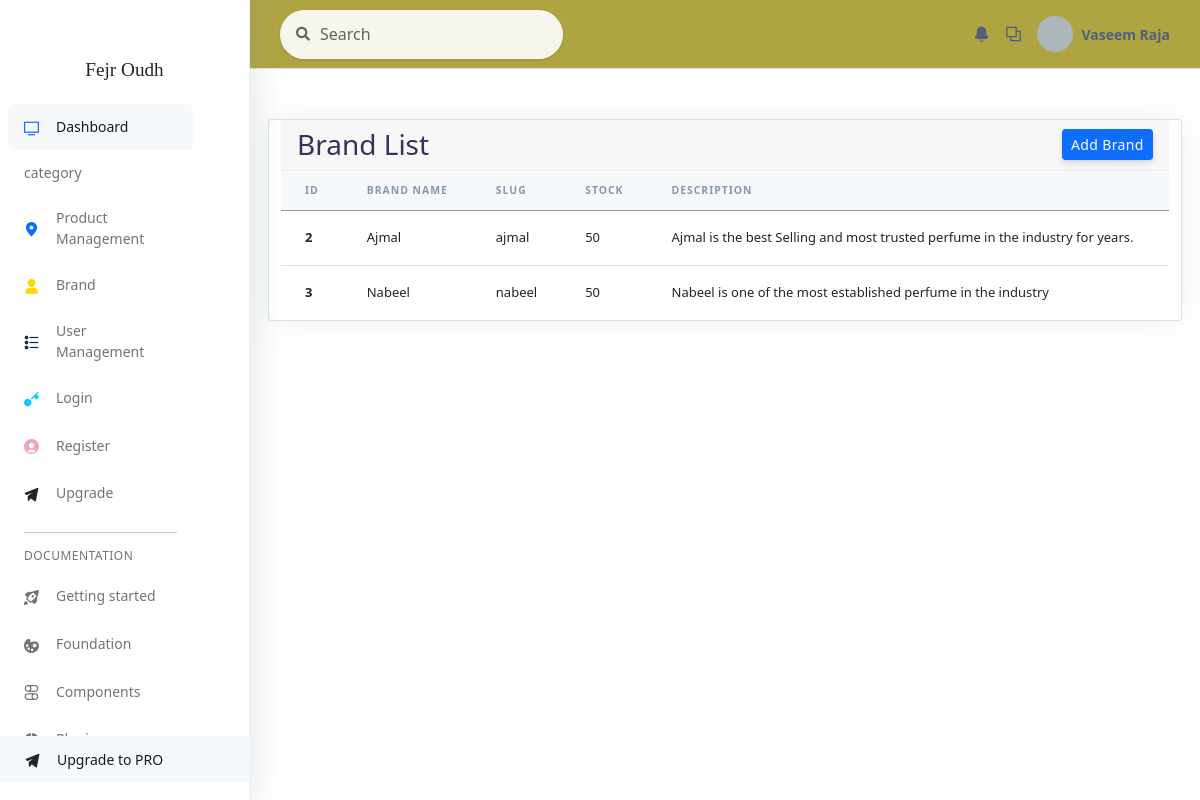
The app's page /adminpanel/brand with its own data.
### brand/models.py (models this page shows, shortened)
class Brand(models.Model):
    brand_name= models.CharField(max_length=100,unique=True)
    slug=models.SlugField(max_length=150,unique=True)
    description=models.TextField(max_length=300,blank=True)
    images=models.ImageField(upload_to='photo/brand')
    stock=models.IntegerField()
    is_available = models.BooleanField(default=True)
    created_date = models.DateTimeField(auto_now_add=True)
    modified_date =models.DateTimeField(auto_now=True)

### admin_panel/views.py (the view)
# urls.py: path('brand',views.brand,name='brand'),
def brand(request):
    brand=Brand.objects.all()
    context={'brand':brand}
    return render(request,'adminpanel/brand.html',context)

### cart/contextprocessors.py (called while the page is built, shortened)
def counter(request):
    cart_count=0
    if 'admin' in request.path:
        return{}
    return dict(cart_count=cart_count)

### category/context_processors.py (called while the page is built)
def menu_links(request):
    links=Category.objects.all()
    return dict(links=links)

### templates/adminpanel/brand.html (shortened to what this page needs)
{% include 'adminpanel/adminbase.html'%}
{% include 'adminpanel/nav.html' %}
{% load static %}
{% load static %}
<!DOCTYPE html>
<html>
<head>
    <link rel="stylesheet" href="{% static 'adminstyle/vendor/nucleo/css/nucleo.css' %}" type="text/css">
    <link rel="stylesheet" href="{% static 'adminstyle/vendor/%40fortawesome/fontawesome-free/css/all.min.css' %}"
        type="text/css">
    <link rel="stylesheet" href="{% static 'adminstyle/css/argon.min5438.css' %}" type="text/css">
</head>
<body>
    <nav class="sidenav navbar navbar-vertical  fixed-left  navbar-expand-xs navbar-light bg-white" id="sidenav-main">
        <div class="scrollbar-inner">
            <div class="sidenav-header  align-items-center">
                <a class="navbar-brand" href="javascript:void(0)">
                    <a style="font-family: 'Redressed', cursive; font-size: larger">Fejr Oudh </a>
                </a>
            </div>
            <div class="navbar-inner">
                <div class="collapse navbar-collapse" id="sidenav-collapse-main">
                    <ul class="navbar-nav">
                        <li class="nav-item">
                            <a class="nav-link active" href="examples/dashboard.html">
                                <i class="ni ni-tv-2 text-primary"></i>
                                <span class="nav-link-text">Dashboard</span>
                            </a>
                        </li>
                        <li class="nav-item">
                            <a class="nav-link" href="{% url 'category'%}">
                                <span class="nav-link-text">category</span>
                            </a>
                        </li>
                        <li class="nav-item">
                            <a class="nav-link" href="{% url 'product'%}">
                                <i class="ni ni-pin-3 text-primary"></i>
                                <span class="nav-link-text">Product Management</span>
                            </a>
                        </li>
                        <li class="nav-item">
                            <a class="nav-link" href="{% url 'brand' %}">
                                <i class="ni ni-single-02 text-yellow"></i>
                                <span class="nav-link-text">Brand</span>
                            </a>
                        </li>
                        <li class="nav-item">
                            <a class="nav-link" href="{% url 'usermanage' %}">
                                <i class="ni ni-bullet-list-67 text-default"></i>
                                <span class="nav-link-text">User Management</span>
                            </a>
                        </li>
                        <li class="nav-item">
                            <a class="nav-link" href="examples/login.html">
                                <i class="ni ni-key-25 text-info"></i>
                                <span class="nav-link-text">Login</span>
                            </a>
                        </li>
                        <li class="nav-item">
                            <a class="nav-link" href="examples/register.html">
                                <i class="ni ni-circle-08 text-pink"></i>
                                <span class="nav-link-text">Register</span>
                            </a>
                        </li>
                        <li class="nav-item">
                            <a class="nav-link" href="examples/upgrade.html">
                                <i class="ni ni-send text-dark"></i>
                                <span class="nav-link-text">Upgrade</span>
                            </a>
                        </li>
                    </ul>
                    <hr class="my-3">
                    <h6 class="navbar-heading p-0 text-muted">
                        <span class="docs-normal">Documentation</span>
                    </h6>
                    <ul class="navbar-nav mb-md-3">
                        <li class="nav-item">
                            <a class="nav-link" href="docs/getting-started/overview.html" target="_blank">
                                <i class="ni ni-spaceship"></i>
                                <span class="nav-link-text">Getting started</span>
                            </a>
                        </li>
                        <li class="nav-item">
                            <a class="nav-link" href="docs/foundation/colors.html" target="_blank">
                                <i class="ni ni-palette"></i>
                                <span class="nav-link-text">Foundation</span>
                            </a>
                        </li>
                        <li class="nav-item">
                            <a class="nav-link" href="docs/components/alerts.html" target="_blank">
                                <i class="ni ni-ui-04"></i>
                                <span class="nav-link-text">Components</span>
                            </a>
                        </li>
                        <li class="nav-item">
                            <a class="nav-link" href="docs/plugins/charts.html" target="_blank">
                                <span class="nav-link-text">Plugins</span>
                            </a>
                        </li>
                        <li class="nav-item">
                            <a class="nav-link active active-pro" href="examples/upgrade.html">
                                <i class="ni ni-send text-dark"></i>
                                <span class="nav-link-text">Upgrade to PRO</span>
                            </a>
                        </li>
                    </ul>
                </div>
            </div>
        </div>
    </nav>
    <div class="main-content" id="panel">
        <nav class="navbar navbar-top navbar-expand  border-bottom" style="background-color: rgb(175, 164, 66);">
            <div class="container-fluid">
                <div class="collapse navbar-collapse" id="navbarSupportedContent">
                    <form class="navbar-search navbar-search-light form-inline mr-sm-3" id="navbar-search-main">
                        <div class="form-group mb-0">
                            <div class="input-group input-group-alternative input-group-merge">
                                <div class="input-group-prepend">
                                    <span class="input-group-text"><i class="fas fa-search"></i></span>
                                </div>
                                <input class="form-control" placeholder="Search" type="text">
                            </div>
                        </div>
                    </form>
                    <ul class="navbar-nav align-items-center  ml-md-auto ">
                        <li class="nav-item dropdown">
                            <a class="nav-link" href="#" role="button" data-toggle="dropdown" aria-haspopup="true"
                                aria-expanded="false">
                                <i class="ni ni-bell-55"></i>
                            </a>
                        </li>
                        <li class="nav-item dropdown">
                            <a class="nav-link" href="#" role="button" data-toggle="dropdown" aria-haspopup="true"
                                aria-expanded="false">
                                <i class="ni ni-ungroup"></i>
                            </a>
                        </li>
                    </ul>
                    <ul class="navbar-nav align-items-center  ml-auto ml-md-0 ">
                        <li class="nav-item dropdown">
                            <a class="nav-link pr-0" href="#" role="button" data-toggle="dropdown" aria-haspopup="true"
                                aria-expanded="false">
                                <div class="media align-items-center">
                                    <span class="avatar avatar-sm rounded-circle">
                                    </span>
                                    <div class="media-body  ml-2  d-none d-lg-block">
                                        <span class="mb-0 text-sm  font-weight-bold">Vaseem Raja </span>
                                    </div>
                                </div>
                            </a>
                        </li>
                    </ul>
                </div>
            </div>
        </nav>
        <div class="container-fluid  ">
            <div class="div" id="container" style="margin-top: 50px;">
                <div class="row">
                        <div class="card">
                            <div class="card-header border-0">
                                <div class="row align-items-center">
                                    <div class="col">
                                        <h3 class="mb-0">Brand List</h3>
                                    </div>
                                    <div class="col text-right">
                                        <a href="{% url 'addbrand' %}" class="btn btn-sm btn-primary">Add Brand</a>
                                    </div>
                                </div>
                            </div>
                            <div class="table-responsive ">
                                <table class="table align-items-center table-flush">
                                    <thead class="thead-light">
                                        <tr>
                                            <th scope="col">id</th>
                                            <th scope="col">Brand Name</th>
                                            <th scope="col">Slug</th>
                                            <th scope="col">Stock</th>
                                            <th scope="col">Description</th>
                                            <th scope="col">Delete</th>
                                        </tr>
                                    </thead>
                                    <tbody>
                                        {% for x in brand %}
                                        <tr>
                                            <th scope="row">
                                                {{ x.id }}
                                            </th>
                                            <td>
                                                {{ x.brand_name }}
                                            </td>
                                            <td>
                                                {{ x.slug }}
                                            </td>
                                            <td>
                                                {{ x.stock }}
                                            </td>
                                            <td>
                                                {{ x.description }}
                                            </td>
                                            <td>
                                            </td>
                                        </tr>
                                        {% endfor %}
                                    </tbody>
                                </table>
                            </div>
                    </div>
                </div>
            </div>
</body>
</html>
<link rel="stylesheet" href="https://cdn.jsdelivr.net/npm/bootstrap@5.0.0-beta1/dist/css/bootstrap.min.css">
<link rel="stylesheet" type="text/css" href="https://cdn.datatables.net/1.11.3/css/jquery.dataTables.css">
</body>

### records on screen
Brand: id "2", brand_name "Ajmal", slug "ajmal", stock "50", description "Ajmal is the best Selling and most trusted perfume in the industry for years."
Brand: id "3", brand_name "Nabeel", slug "nabeel", stock "50", description "Nabeel is one of the most established perfume in the industry"
